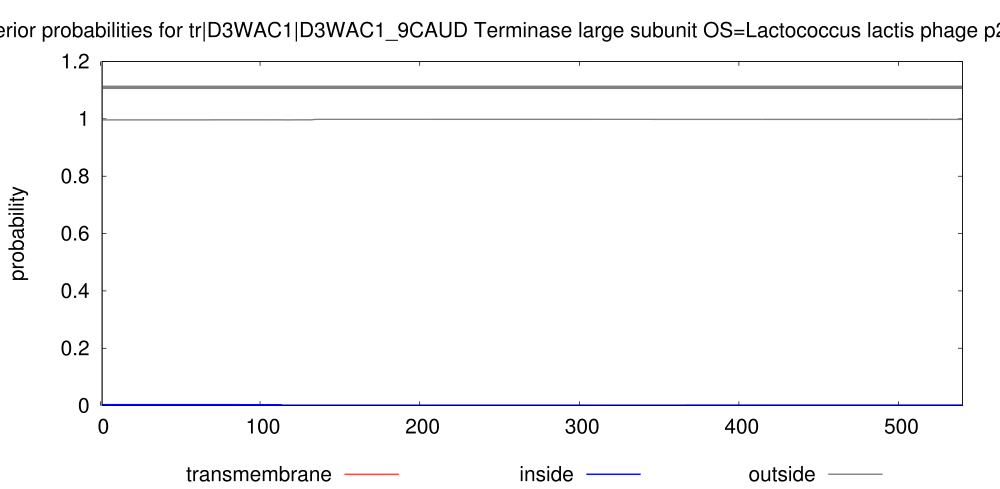

The script that saved this image:
set arrow from 1,1.11 to 540,1.11 nohead lt 9 lw 10
set key below
set title "TMHMM posterior probabilities for tr|D3WAC1|D3WAC1_9CAUD Terminase large subunit OS=Lactococcus lactis phage p2 PE=4 SV=1 ORF=2"
set yrange [0:1.2]
set size 2., 1.4
#set xlabel "position"
set ylabel "probability"
set xrange [1:540]
# Make the ps plot
set term postscript eps color solid "Helvetica" 30
set output "./TMHMM_9908/tr_D3WAC1_D3WAC1_9CAUD.eps"
plot "./TMHMM_9908/tr_D3WAC1_D3WAC1_9CAUD.plp" using 1:4 title "transmembrane" with impulses lt 1 lw 3, \
"" using 1:3 title "inside" with line lt 3 lw 4, \
"" using 1:5 title "outside" with line lt 9 lw 4
exit
